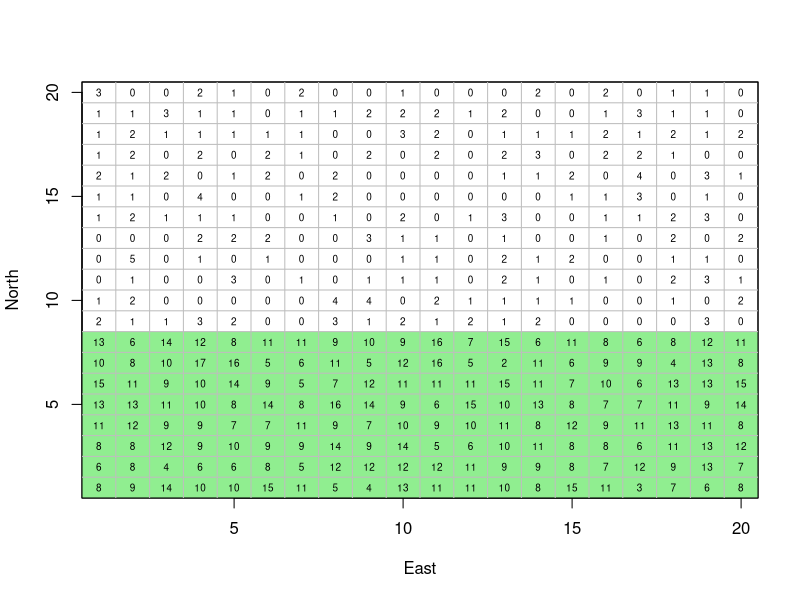
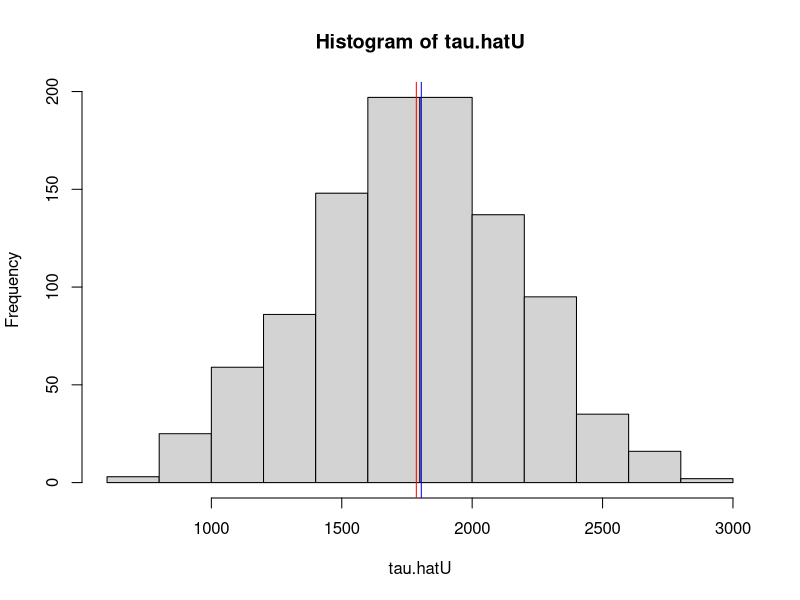
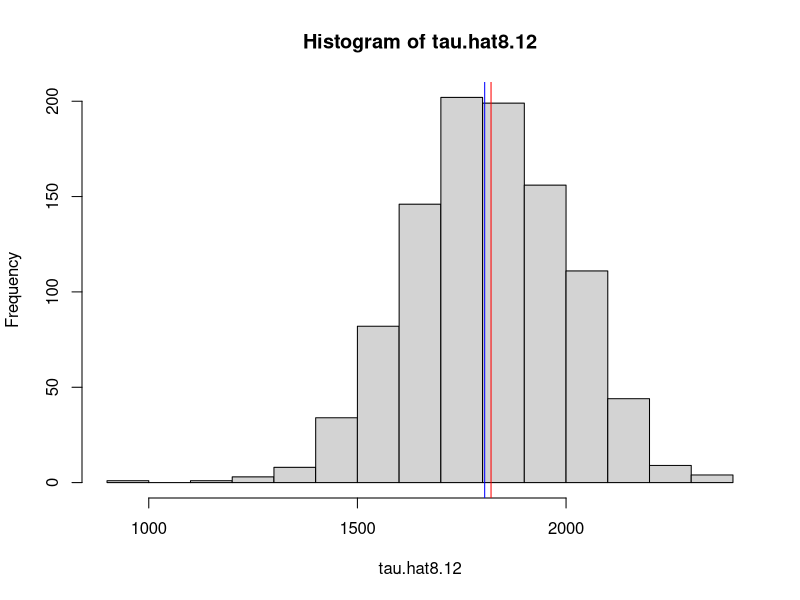
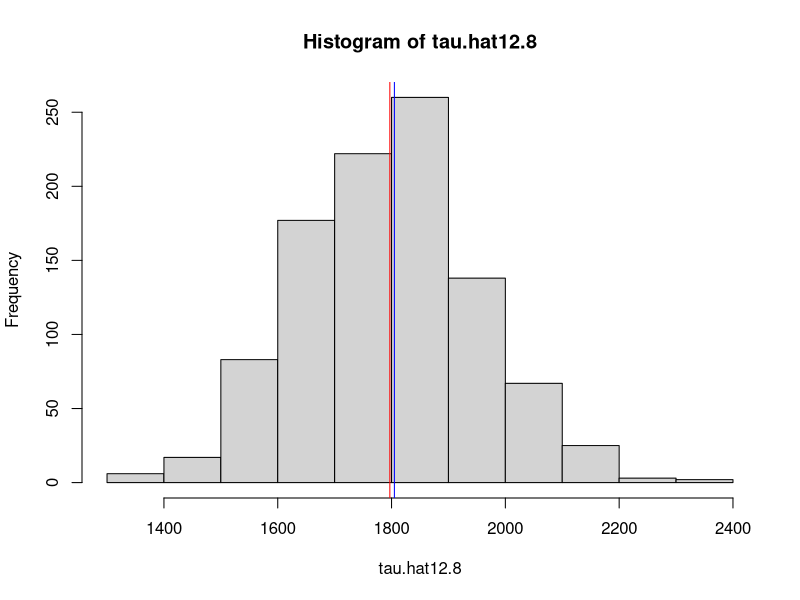
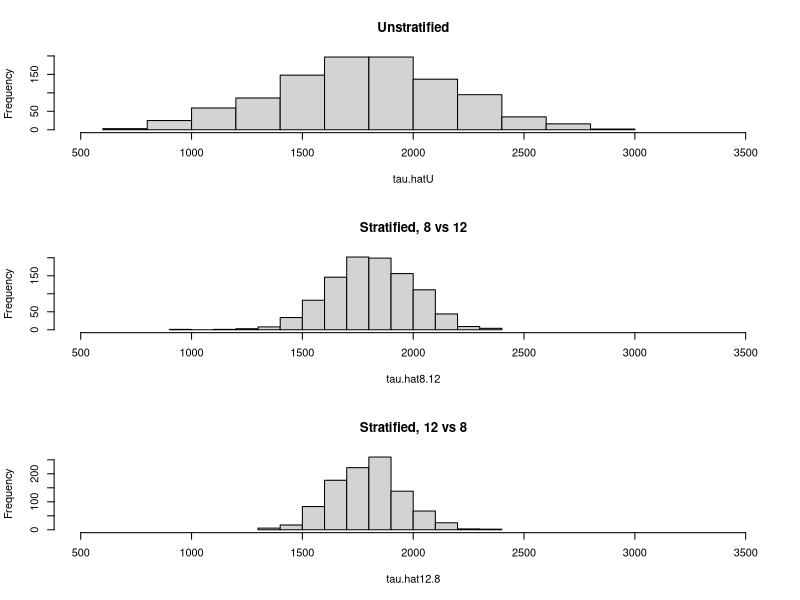
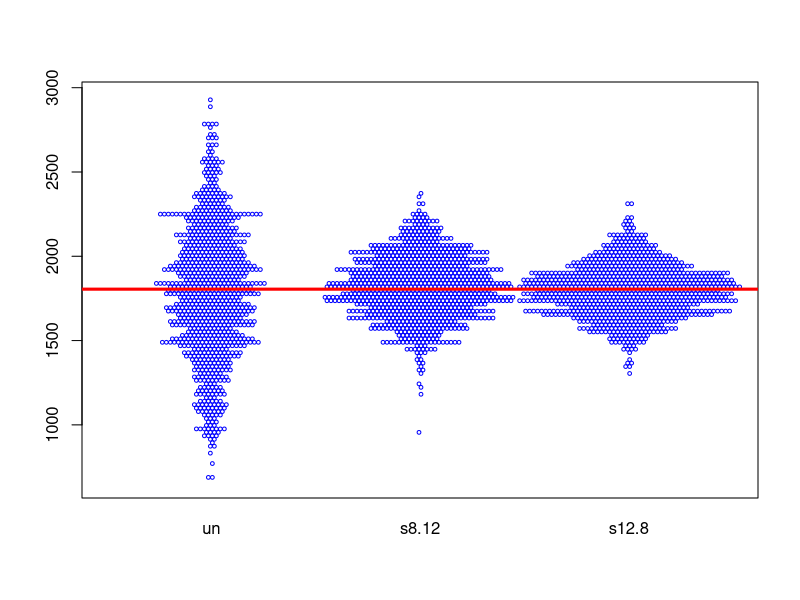
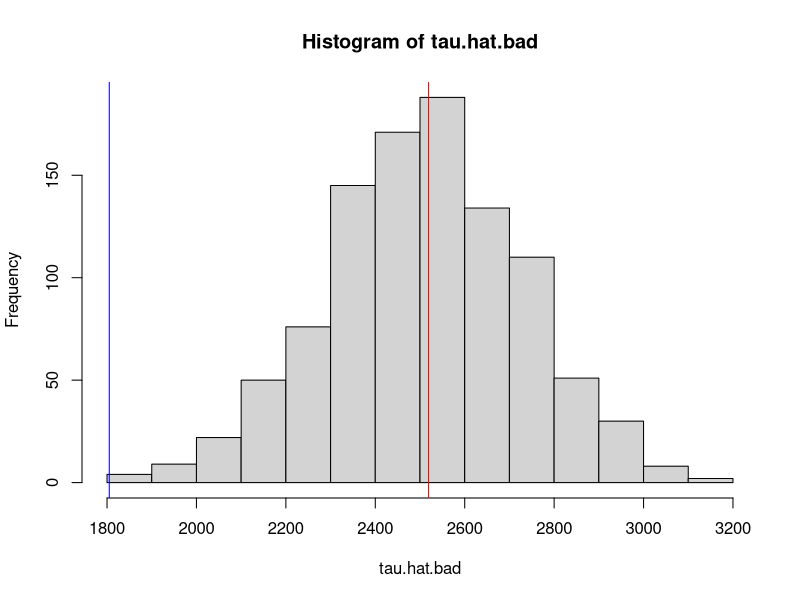

Reproduce these figures in R, in order.

# Rafflesia - stratified sampling

# This script looks at the advantages of a stratified design when Rafflesia
#   are not distributed evenly over the study area.
# See Rafflesia_stratified_sampling.pdf for background information.

# Updated 23 Nov 2015

# Study area:
# -----------
# This is code to produce a nice plot; it isn't part of the analysis
East <- rep(1:20, 20)
North <- rep(1:20, each=20)
cbind(East,North)
plot(x=East, y=North, xlim=c(0.5,20.5), ylim=c(0.5,20.5), xaxs='i', yaxs='i', type='n')
rect(0.5,0.5,20.5,8.5,border=NA, col='lightgreen')
box()
abline(v=(1:19)+0.5, h=(1:19)+0.5, col='grey')

# The population
# ==============
set.seed(123)
truePop <- c(rpois(160,10), rpois(240,1))
text(East,North, truePop, cex=0.6)
(tau <- sum(truePop)) # no. of Rafflesia in the population
sum(truePop[1:160])   # in the high density area...
sum(truePop[161:400]) # ...and in the low density area

# Unstratified simple random sampling:
# ====================================
x <- sample(truePop, 20)
mean(x) * 400 # estimated no. of Raff. in the pop.

# Do thousands of samples
# -----------------------
tau.hatU <- numeric(1000)

for(i in 1:1000) {
  x <- sample(truePop, 20)
  tau.hatU[i] <- mean(x) * 400
}
head(tau.hatU)
mean(tau.hatU)
tau
hist(tau.hatU)
abline(v = tau, col='blue')
abline(v = mean(tau.hatU), col='red')


# Stratified sampling
# ===================
n1 <- 8 # from densely populated area
n2 <- 12 # from less pop.

x1 <- sample(truePop[1:160], n1)
x2 <- sample(truePop[161:400], n2)
mean(x1) * 160 + mean(x2) * 240


tau.hat8.12 <- numeric(1000)

for(i in 1:1000)  {
  x1 <- sample(truePop[1:160], n1)    # sample from high density ares...
  x2 <- sample(truePop[161:400], n2)  # ...and from low density area.
  tau.hat8.12[i] <- mean(x1) * 160 + mean(x2) * 240 # add estimates together
}

mean(tau.hat8.12)
tau
hist(tau.hat8.12)
abline(v = tau, col='blue')
abline(v = mean(tau.hat8.12), col='red')

# Stratified sample, more plots in high density area
n1 <- 12
n2 <- 8
tau.hat12.8 <- numeric(1000)
for(i in 1:1000)  {
  x1 <- sample(truePop[1:160], n1)
  x2 <- sample(truePop[161:400], n2)
  tau.hat12.8[i] <- mean(x1) * 160 + mean(x2) * 240
}

mean(tau.hat12.8)
tau
hist(tau.hat12.8)
abline(v = tau, col='blue')
abline(v = mean(tau.hat12.8), col='red')

# Compare histograms
par(mfrow=c(3,1))
hist(tau.hatU, xlim=c(500, 3500), main="Unstratified")
hist(tau.hat8.12, xlim=c(500, 3500), main="Stratified, 8 vs 12")
hist(tau.hat12.8, xlim=c(500, 3500), main="Stratified, 12 vs 8")
par(mfrow=c(1,1))

# Compare RMSE
sqrt(mean((tau.hatU - tau)^2))
sqrt(mean((tau.hat8.12 - tau)^2))
sqrt(mean((tau.hat12.8 - tau)^2))

# Do beeswarm plot
library(beeswarm)
df <- data.frame(un=tau.hatU, s8.12=tau.hat8.12, s12.8=tau.hat12.8)
beeswarm(df, cex=0.5, col='blue', method='hex')
abline(h=tau, col='red', lwd=3)

# 12.8 has lowest RMSE; try even more from high density area:
n1 <- 17
n2 <- 3
tau.hat17.3 <- numeric(1000)
for(i in 1:1000)  {
  x1 <- sample(truePop[1:160], n1)
  x2 <- sample(truePop[161:400], n2)
  tau.hat17.3[i] <- mean(x1) * 160 + mean(x2) * 240
}
sqrt(mean((tau.hat17.3 - tau)^2))  # Not so good as 12.8


# Estimate density from stratified sampling
# =========================================
n1 <- 12 # from densely populated area (stratum #1)
n2 <- 8  # from less densely populated area (stratum #2)

x1 <- sample(truePop[1:160], n1)
x2 <- sample(truePop[161:400], n2)
( d1 <- mean(x1) )  # estimated density for stratum #1
( d2 <- mean(x2) )  # ...and for stratum #2.

# Combine densities as a weighted mean of d1 and d2, with the proportions
#   of the area as the weights
w1 <- 160/400  # proportion of area in stratum #1...
w2 <- 240/400  # ...and in stratum #2
# Estimated mean density over the whole study area:
d1*w1 + d2*w2

# or do it in one line:
#      v proportion of area in stratum #1
d1*(160/400) + d2*(240/400)
#                     ^ proportion of area in #2


# What happens if we do stratified sampling data collection
#  but simple random analysis?
# =========================================================
n1 <- 12
n2 <- 8

tau.hat.bad <- numeric(1000)

for(i in 1:1000)  {
  x1 <- sample(truePop[1:160], n1)
  x2 <- sample(truePop[161:400], n2)
  x <- c(x1, x2)  # Combine the two samples into a simgle sample
  tau.hat.bad[i] <- mean(x) * 400
}

mean(tau.hat.bad)
tau
hist(tau.hat.bad)
abline(v = tau, col='blue')
abline(v = mean(tau.hat.bad), col='red')
